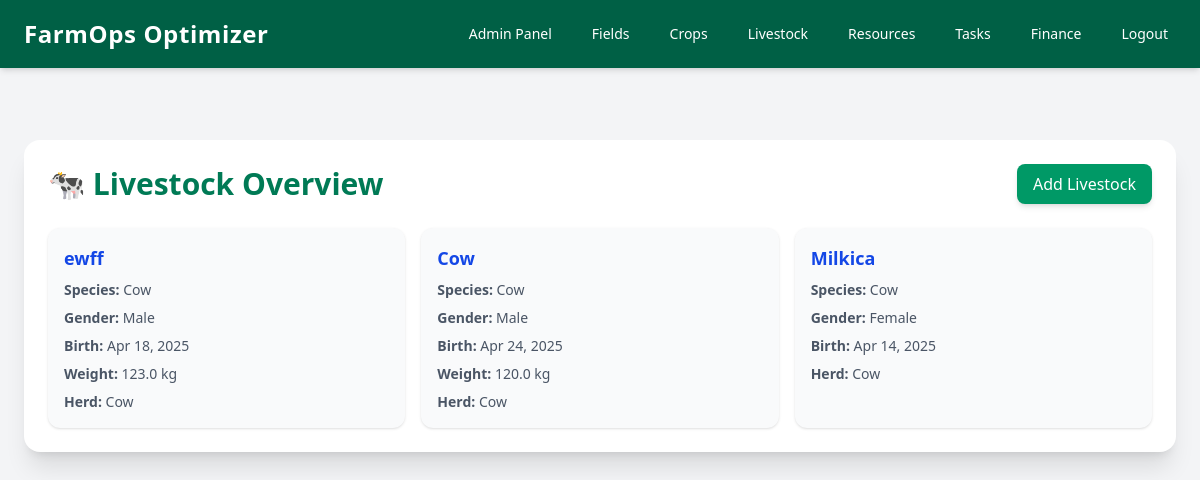
/livestock/livestock-list/ (signed in), run on an earlier commit of the app's database.
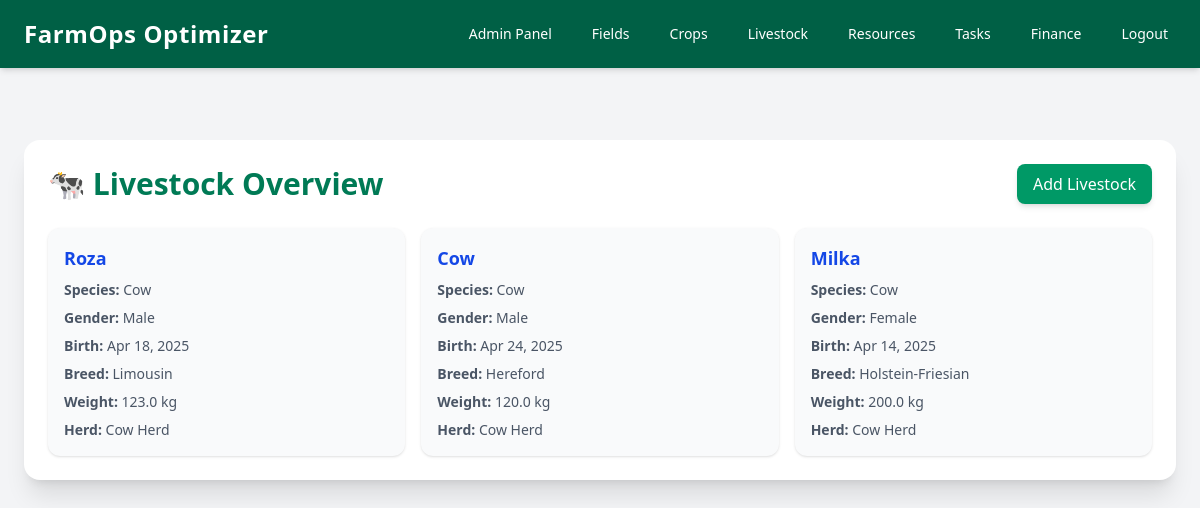
And on a later commit of the database.
### livestock/models.py (models this page shows, shortened)
class Livestock(models.Model):
    GENDER_CHOICES = [
        ('MALE', 'Male'),
        ('FEMALE', 'Female'),
    ]
    species = models.ForeignKey(Species, on_delete=models.CASCADE)
    name = models.CharField(max_length=100)
    gender = models.CharField(max_length=10, choices=GENDER_CHOICES, default='MALE')
    birth_date = models.DateTimeField(null=True, blank=True)
    weight = models.FloatField(null=True, blank=True)
    breed = models.CharField(max_length=100, blank=True, null=True)
    grazing_field = models.ForeignKey(GrazingField, on_delete=models.SET_NULL, null=True, blank=True)
    user = models.ForeignKey(User, on_delete=models.CASCADE, related_name='livestocks', null=True)
    herd = models.ForeignKey(Herd, on_delete=models.SET_NULL, null=True, blank=True, related_name='livestock')

class Species(models.Model):
    name = models.CharField(max_length=100)
    description = models.TextField()
    scientific_name = models.CharField(max_length=100, blank=True, null=True)
    family = models.CharField(max_length=100, blank=True, null=True)
    genus = models.CharField(max_length=100, blank=True, null=True)
    kingdom = models.CharField(max_length=100, blank=True, null=True)
    CONSERVATION_STATUS_CHOICES = [
        ('LC', 'Least Concern'),
        ('NT', 'Near Threatened'),
        ('VU', 'Vulnerable'),
        ('EN', 'Endangered'),
        ('CR', 'Critically Endangered'),
        ('EX', 'Extinct'),
        ('EW', 'Extinct in the Wild'),
    ]
    conservation_status = models.CharField(max_length=2, choices=CONSERVATION_STATUS_CHOICES, default='LC')
    AVERAGE_WEIGHT_CHOICES = [
        ('<10', 'Less than 10kg'),
        ('10-50', '10-50kg'),
        ('50-100', '50-100kg'),
        ('100-500', '100-500kg'),
        ('>500', 'More than 500kg'),
    ]
    average_weight = models.CharField(max_length=10, choices=AVERAGE_WEIGHT_CHOICES, blank=True, null=True)
    AVERAGE_HEIGHT_CHOICES = [
        ('<0.5', 'Less than 0.5m'),
        ('0.5-1', '0.5-1m'),
        ('1-3', '1-3m'),
        ('3-5', '3-5m'),
        ('>5', 'More than 5m'),
    ]
    average_height = models.CharField(max_length=10, choices=AVERAGE_HEIGHT_CHOICES, blank=True, null=True)
    LIFESPAN_CHOICES = [
            (1, 'Less than 1 year'),
            (2, '1-5 years'),
            (3, '6-10 years'),
            (4, '11-20 years'),
            (5, '21-50 years'),
            (6, 'More than 50 years'),
        ]
    lifespan = models.IntegerField(choices=LIFESPAN_CHOICES, null=True, blank=True)
    habitat = models.TextField(blank=True, null=True)
    RANGE_CHOICES = [
        ('AFRICA', 'Africa'),
        ('ASIA', 'Asia'),
        ('EUROPE', 'Europe'),
        ('NORTH_AMERICA', 'North America'),
        ('SOUTH_AMERICA', 'South America'),
        ('OCEANIA', 'Oceania'),
        ('ANTARCTICA', 'Antarctica'),
        ('GLOBAL', 'Global'),
    ]
    range = models.CharField(max_length=15, choices=RANGE_CHOICES, blank=True, null=True)
    DIET_CHOICES = [
        ('HERBIVORE', 'Herbivore'),
        ('CARNIVORE', 'Carnivore'),
        ('OMNIVORE', 'Omnivore'),
        ('INSECTIVORE', 'Insectivore'),
        ('FRUGIVORE', 'Frugivore'),
        ('NECROPHAGY', 'Necrophagy'),
    ]
    diet = models.CharField(max_length=20, choices=DIET_CHOICES, blank=True, null=True)
    BEHAVIOR_CHOICES = [
        ('SOCIAL', 'Social'),
        ('SOLITARY', 'Solitary'),
        ('MIGRATORY', 'Migratory'),
        ('NOCTURNAL', 'Nocturnal'),
        ('DIURNAL', 'Diurnal'),
    ]
    behavior = models.CharField(max_length=20, choices=BEHAVIOR_CHOICES, blank=True, null=True)
    REPRODUCTION_CHOICES = [
        ('OVIPAROUS', 'Oviparous'),
        ('VIVIPAROUS', 'Viviparous'),
        ('OVOVIVIPAROUS', 'Ovoviviparous'),
    ]
    reproduction = models.CharField(max_length=25, choices=REPRODUCTION_CHOICES, blank=True, null=True)
    MATING_SEASON_CHOICES = [
            ('SPRING', 'Spring'),
            ('SUMMER', 'Summer'),
            ('AUTUMN', 'Autumn'),
            ('WINTER', 'Winter'),
            ('YEAR_ROUND', 'Year-Round'),
            ('UNKNOWN', 'Unknown'),
        ]
    mating_season = models.CharField(max_length=20, choices=MATING_SEASON_CHOICES, blank=True, null=True)
    ENDANGERED_STATUS_CHOICES = [
        ('CRITICALLY_ENDANGERED', 'Critically Endangered'),
        ('ENDANGERED', 'Endangered'),
        ('VULNERABLE', 'Vulnerable'),
        ('NEAR_THREATENED', 'Near Threatened'),
        ('LEAST_CONCERN', 'Least Concern'),
        ('DATA_DEFICIENT', 'Data Deficient'),
        ('NOT_EVALUATED', 'Not Evaluated'),
        ('UNKNOWN', 'Unknown'),
    ]
    STATUS_CHOICES = [
        ('pending', 'Pending'),
        ('approved', 'Approved'),
    ]
    status = models.CharField(max_length=10, choices=STATUS_CHOICES, default='approved')
    endangered_status = models.CharField(max_length=25, choices=ENDANGERED_STATUS_CHOICES, blank=True, null=True)

class Herd(models.Model):
    name = models.CharField(max_length=100)
    field = models.ForeignKey(GrazingField, on_delete=models.SET_NULL, null=True)
    user = models.ForeignKey(User, on_delete=models.CASCADE, related_name='herds')
    species = models.ForeignKey(Species, on_delete=models.SET_NULL, null=True)

### livestock/views.py (the view)
# urls.py: path('livestock-list/', views.livestock_list, name='livestock_list'),
@login_required
def livestock_list(request):
    livestock = Livestock.objects.filter(user=request.user)
    return render(request, 'livestock/livestock_list.html', {'livestock': livestock})

### livestock/templates/livestock/livestock_list.html (shortened to what this page needs)
{% extends 'base.html' %}
{% block content %}
<div class="max-w-6xl mx-auto p-6 mt-10 bg-white shadow-xl rounded-2xl animate-fade-in">
    <div class="flex items-center justify-between mb-6">
        <h2 class="text-3xl font-bold text-emerald-700">🐄 Livestock Overview</h2>
        <a href="{% url 'livestock:add_livestock' %}" class="bg-emerald-600 hover:bg-emerald-700 text-white px-4 py-2 rounded-lg shadow-md transition">
            Add Livestock
        </a>
    </div>
    {% if livestock %}
    <div class="grid grid-cols-1 md:grid-cols-2 lg:grid-cols-3 gap-4">
        {% for item in livestock %}
        <div class="p-4 bg-gray-50 hover:bg-gray-100 rounded-xl shadow-sm transition space-y-2">
            <div class="flex items-center justify-between">
                <h3 class="text-lg font-semibold text-blue-700 truncate">
                    <a href="{% url 'livestock:livestock_detail' item.id %}" class="hover:underline">{{ item.name }}</a>
                </h3>
            </div>
            <p class="text-sm text-gray-600"><strong>Species:</strong> {{ item.species.name }}</p>
            <p class="text-sm text-gray-600"><strong>Gender:</strong> {{ item.get_gender_display }}</p>
            {% if item.birth_date %}
            <p class="text-sm text-gray-600"><strong>Birth:</strong> {{ item.birth_date|date:"M d, Y" }}</p>
            {% endif %}
            {% if item.breed %}
            <p class="text-sm text-gray-600"><strong>Breed:</strong> {{ item.breed }}</p>
            {% endif %}
            {% if item.weight %}
            <p class="text-sm text-gray-600"><strong>Weight:</strong> {{ item.weight }} kg</p>
            {% endif %}
            {% if item.herd %}
            <p class="text-sm text-gray-600"><strong>Herd:</strong> {{ item.herd.name }}</p>
            {% endif %}
        </div>
        {% endfor %}
    </div>
    {% else %}
    <p class="text-center text-gray-500">No livestock found. Add some to get started!</p>
    {% endif %}
</div>
{% endblock %}

### theme/templates/base.html (shortened to what this page needs)
{% load static tailwind_tags %}
<!DOCTYPE html>
<html lang="en">
<head>
    {% tailwind_css %}
	<link href="https://cdnjs.cloudflare.com/ajax/libs/font-awesome/6.0.0-beta3/css/all.min.css" rel="stylesheet">
    <link href="https://cdnjs.cloudflare.com/ajax/libs/font-awesome/5.15.3/css/all.min.css" rel="stylesheet">
</head>
<body class="min-h-screen font-sans bg-gray-100 text-gray-800">
    <header class="bg-emerald-800 text-white shadow-md">
        <div class="max-w-7xl mx-auto px-6 py-4 flex items-center justify-between">
            <div class="navbar-brand tracking-wide">FarmOps Optimizer</div>
            <nav class="flex items-center space-x-6 text-sm">
				{% if request.user.is_staff %}
					<a href="/admin/" class="nav-link px-2 py-1 rounded">Admin Panel</a>
				{% endif %}
				<div x-data="{ open: false }" class="relative">
                    <button @click="open = !open" class="nav-link px-2 py-1 rounded">Fields</button>
                </div>
                <div x-data="{ open: false }" class="relative">
                    <button @click="open = !open" class="nav-link px-2 py-1 rounded">Crops</button>
                </div>
                <div x-data="{ open: false }" class="relative">
                    <button @click="open = !open" class="nav-link px-2 py-1 rounded">Livestock</button>
                </div>
                <div x-data="{ open: false }" class="relative">
                    <button @click="open = !open" class="nav-link px-2 py-1 rounded">Resources</button>
                </div>
                <a href="{% url 'tasks:task_list' %}" class="nav-link px-2 py-1 rounded">Tasks</a>
                <div x-data="{ open: false }" class="relative">
                    <button @click="open = !open" class="nav-link px-2 py-1 rounded">Finance</button>
                </div>
                {% if user.is_authenticated %}
                <form method="post" action="{% url 'authentication:logout' %}">
                    <button type="submit" class="nav-link px-2 py-1 rounded">Logout</button>
                </form>
                {% endif %}
            </nav>
        </div>
    </header>
    <main class="max-w-7xl mx-auto px-6 py-8">
        {% block content %}
        {% endblock content %}
    </main>
</body>
</html>

### theme/templates/base.html (style rules this page uses)
.nav-link { transition: transform 0.3s ease, color 0.3s ease; }
.navbar-brand { font-size: 1.5rem; font-weight: bold; color: white !important; transition: transform 0.3s ease, color 0.3s ease; }

### livestock/templates/livestock/livestock_list.html (style rules this page uses)
.animate-fade-in { animation: fade-in 0.4s ease-out; }

What changed in the data, as far as the page shows it:
changed Livestock: name "ewff" → "Roza"; breed (not shown) → "Limousin"; herd.name "Cow" → "Cow Herd"
changed Livestock: breed (not shown) → "Hereford"; herd.name "Cow" → "Cow Herd"
changed Livestock "Female": name "Milkica" → "Milka"; breed (not shown) → "Holstein-Friesian"; weight (not shown) → "200.0"; herd.name "Cow" → "Cow Herd"
